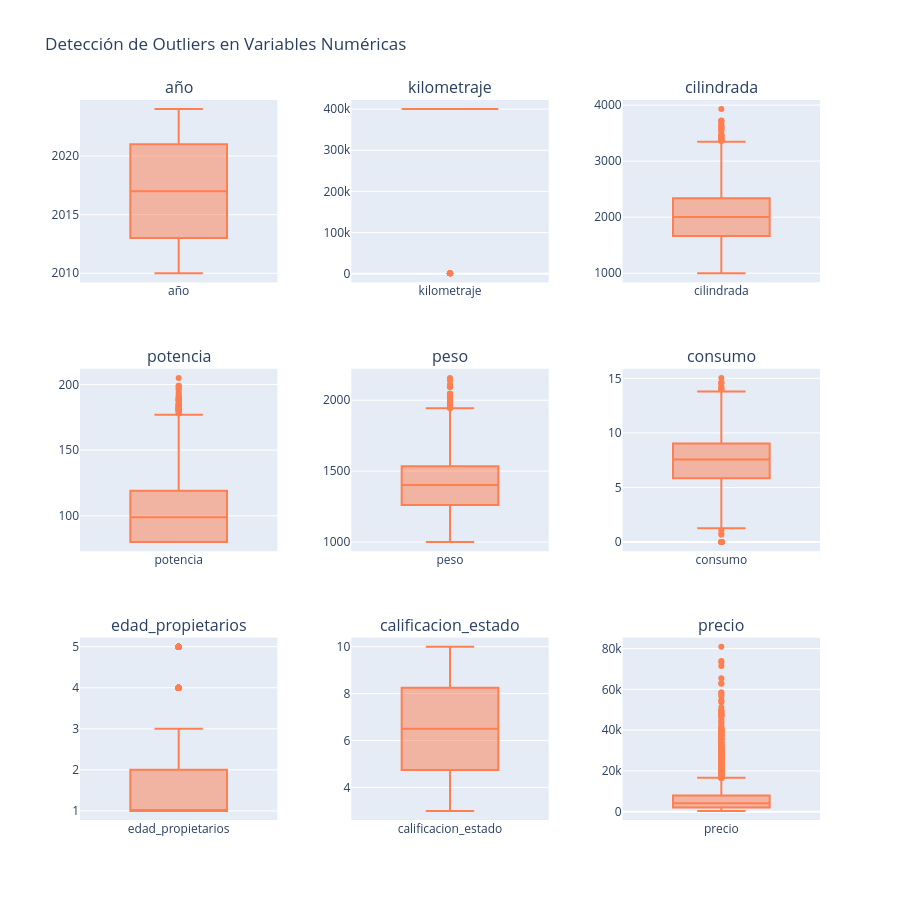

Notebook code for this chart:
### Markdown cell above
## 6. Análisis de Outliers

Identificamos valores atípicos en las variables numéricas usando boxplots.

### Code cell
# Boxplots para identificar outliers
fig = make_subplots(
    rows=3, cols=3,
    subplot_titles=numeric_cols,
    vertical_spacing=0.12,
    horizontal_spacing=0.10
)

for idx, col in enumerate(numeric_cols):
    row = (idx // 3) + 1
    col_pos = (idx % 3) + 1
    
    fig.add_trace(
        go.Box(y=df[col], name=col, marker_color='coral'),
        row=row, col=col_pos
    )

fig.update_layout(
    height=900,
    title_text="Detección de Outliers en Variables Numéricas",
    showlegend=False
)

fig.show()

### Figure 1 — Plotly figure (JSON) as saved in the notebook; plotly's stock layout.template omitted (floating-point values rounded to 4 significant figures; data arrays with more than 128 entries replaced by an {"elided": "..."} marker saying what was removed)
{"data": [{"marker": {"color": "coral"}, "name": "año", "type": "box", "xaxis": "x", "y": {"elided": "10000 int values"}, "yaxis": "y"}, {"marker": {"color": "coral"}, "name": "kilometraje", "type": "box", "xaxis": "x2", "y": {"elided": "10000 int values"}, "yaxis": "y2"}, {"marker": {"color": "coral"}, "name": "cilindrada", "type": "box", "xaxis": "x3", "y": {"elided": "10000 int values"}, "yaxis": "y3"}, {"marker": {"color": "coral"}, "name": "potencia", "type": "box", "xaxis": "x4", "y": {"elided": "10000 int values"}, "yaxis": "y4"}, {"marker": {"color": "coral"}, "name": "peso", "type": "box", "xaxis": "x5", "y": {"elided": "10000 int values"}, "yaxis": "y5"}, {"marker": {"color": "coral"}, "name": "consumo", "type": "box", "xaxis": "x6", "y": {"elided": "10000 float values"}, "yaxis": "y6"}, {"marker": {"color": "coral"}, "name": "edad_propietarios", "type": "box", "xaxis": "x7", "y": {"elided": "10000 int values"}, "yaxis": "y7"}, {"marker": {"color": "coral"}, "name": "calificacion_estado", "type": "box", "xaxis": "x8", "y": {"elided": "10000 float values"}, "yaxis": "y8"}, {"marker": {"color": "coral"}, "name": "precio", "type": "box", "xaxis": "x9", "y": {"elided": "10000 float values"}, "yaxis": "y9"}], "layout": {"annotations": [{"font": {"size": 16}, "showarrow": false, "text": "año", "x": 0.1333, "xanchor": "center", "xref": "paper", "y": 1.0, "yanchor": "bottom", "yref": "paper"}, {"font": {"size": 16}, "showarrow": false, "text": "kilometraje", "x": 0.5, "xanchor": "center", "xref": "paper", "y": 1.0, "yanchor": "bottom", "yref": "paper"}, {"font": {"size": 16}, "showarrow": false, "text": "cilindrada", "x": 0.8667, "xanchor": "center", "xref": "paper", "y": 1.0, "yanchor": "bottom", "yref": "paper"}, {"font": {"size": 16}, "showarrow": false, "text": "potencia", "x": 0.1333, "xanchor": "center", "xref": "paper", "y": 0.6267, "yanchor": "bottom", "yref": "paper"}, {"font": {"size": 16}, "showarrow": false, "text": "peso", "x": 0.5, "xanchor": "center", "xref": "paper", "y": 0.6267, "yanchor": "bottom", "yref": "paper"}, {"font": {"size": 16}, "showarrow": false, "text": "consumo", "x": 0.8667, "xanchor": "center", "xref": "paper", "y": 0.6267, "yanchor": "bottom", "yref": "paper"}, {"font": {"size": 16}, "showarrow": false, "text": "edad_propietarios", "x": 0.1333, "xanchor": "center", "xref": "paper", "y": 0.2533, "yanchor": "bottom", "yref": "paper"}, {"font": {"size": 16}, "showarrow": false, "text": "calificacion_estado", "x": 0.5, "xanchor": "center", "xref": "paper", "y": 0.2533, "yanchor": "bottom", "yref": "paper"}, {"font": {"size": 16}, "showarrow": false, "text": "precio", "x": 0.8667, "xanchor": "center", "xref": "paper", "y": 0.2533, "yanchor": "bottom", "yref": "paper"}], "height": 900, "showlegend": false, "title": {"text": "Detección de Outliers en Variables Numéricas"}, "xaxis": {"anchor": "y", "domain": [0.0, 0.2667]}, "xaxis2": {"anchor": "y2", "domain": [0.3667, 0.6333]}, "xaxis3": {"anchor": "y3", "domain": [0.7333, 1.0]}, "xaxis4": {"anchor": "y4", "domain": [0.0, 0.2667]}, "xaxis5": {"anchor": "y5", "domain": [0.3667, 0.6333]}, "xaxis6": {"anchor": "y6", "domain": [0.7333, 1.0]}, "xaxis7": {"anchor": "y7", "domain": [0.0, 0.2667]}, "xaxis8": {"anchor": "y8", "domain": [0.3667, 0.6333]}, "xaxis9": {"anchor": "y9", "domain": [0.7333, 1.0]}, "yaxis": {"anchor": "x", "domain": [0.7467, 1.0]}, "yaxis2": {"anchor": "x2", "domain": [0.7467, 1.0]}, "yaxis3": {"anchor": "x3", "domain": [0.7467, 1.0]}, "yaxis4": {"anchor": "x4", "domain": [0.3733, 0.6267]}, "yaxis5": {"anchor": "x5", "domain": [0.3733, 0.6267]}, "yaxis6": {"anchor": "x6", "domain": [0.3733, 0.6267]}, "yaxis7": {"anchor": "x7", "domain": [0.0, 0.2533]}, "yaxis8": {"anchor": "x8", "domain": [0.0, 0.2533]}, "yaxis9": {"anchor": "x9", "domain": [0.0, 0.2533]}}}
